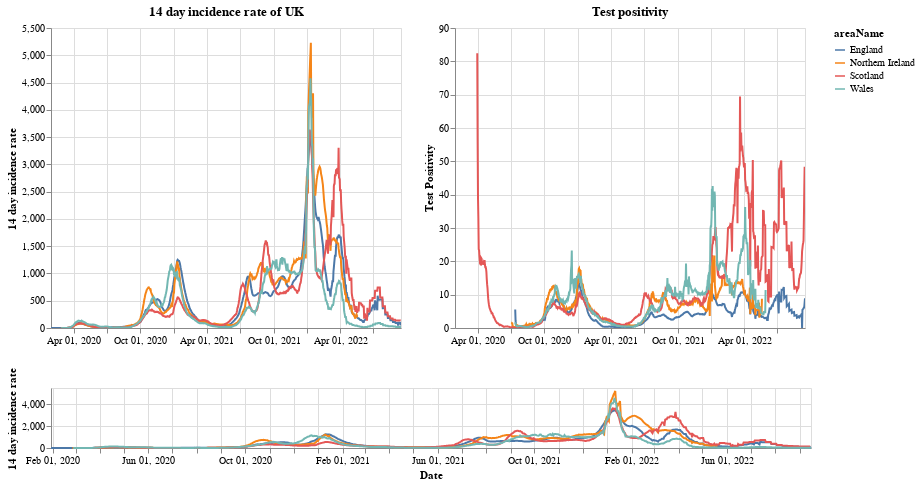

Write notebook code for a chart like this one.
### Markdown cell above
# Plots

First a plot with each country in the UK. The top right shows the positivity rate for (which is the percentage of registered tests which were positive) while the top left is the 14 day incidence rate. The bottom chart can be used to select the timeframe (does not work on a mobile device).

### Code cell
#collapse
brush = alt.selection(type='interval', name='DateBrush',encodings=['x'],fields=['Time'])
leg_selection = alt.selection_multi(fields=['areaName'], bind='legend')

base = alt.Chart(uk_cases).mark_line().encode(
    x=alt.X("yearmonthdate(date):T", axis=alt.Axis(title='Date')),
    y=alt.Y("twoWeeklyCasesRate:Q", axis=alt.Axis(title='14 day incidence rate')),
    tooltip=['areaName', 'date','twoWeeklyCasesRate', 'testPositivity'],
    color='areaName',
    opacity=alt.condition(leg_selection, alt.value(2), alt.value(0.1))
).add_selection(leg_selection).properties(width=350)

upper = base.encode(alt.X('yearmonthdate(date):T', axis=alt.Axis(title=''),
                         scale=alt.Scale(domain=brush))
                   ).properties(title=f'14 day incidence rate of UK')
upper_right = upper.encode(alt.Y('testPositivity:Q', axis=alt.Axis(title='Test Positivity'))).properties(title='Test positivity')
lower = base.properties(height=60, width = 760).add_selection(brush)

(upper | upper_right) & lower

### Figure 1 — Vega-Lite specification as saved in the notebook (floating-point values rounded to 4 significant figures; data arrays with more than 128 entries replaced by an {"elided": "..."} marker saying what was removed)
{"config": {"view": {"continuousWidth": 400, "continuousHeight": 300}}, "vconcat": [{"hconcat": [{"mark": "line", "encoding": {"color": {"type": "nominal", "field": "areaName"}, "opacity": {"condition": {"value": 2, "selection": "selector001"}, "value": 0.1}, "tooltip": [{"type": "nominal", "field": "areaName"}, {"type": "temporal", "field": "date"}, {"type": "quantitative", "field": "twoWeeklyCasesRate"}, {"type": "quantitative", "field": "testPositivity"}], "x": {"type": "temporal", "axis": {"title": ""}, "field": "date", "scale": {"domain": {"selection": "DateBrush"}}, "timeUnit": "yearmonthdate"}, "y": {"type": "quantitative", "axis": {"title": "14 day incidence rate"}, "field": "twoWeeklyCasesRate"}}, "selection": {"selector001": {"type": "multi", "fields": ["areaName"], "bind": "legend"}}, "title": "14 day incidence rate of UK", "width": 350}, {"mark": "line", "encoding": {"color": {"type": "nominal", "field": "areaName"}, "opacity": {"condition": {"value": 2, "selection": "selector001"}, "value": 0.1}, "tooltip": [{"type": "nominal", "field": "areaName"}, {"type": "temporal", "field": "date"}, {"type": "quantitative", "field": "twoWeeklyCasesRate"}, {"type": "quantitative", "field": "testPositivity"}], "x": {"type": "temporal", "axis": {"title": ""}, "field": "date", "scale": {"domain": {"selection": "DateBrush"}}, "timeUnit": "yearmonthdate"}, "y": {"type": "quantitative", "axis": {"title": "Test Positivity"}, "field": "testPositivity"}}, "selection": {"selector001": {"type": "multi", "fields": ["areaName"], "bind": "legend"}}, "title": "Test positivity", "width": 350}]}, {"mark": "line", "encoding": {"color": {"type": "nominal", "field": "areaName"}, "opacity": {"condition": {"value": 2, "selection": "selector001"}, "value": 0.1}, "tooltip": [{"type": "nominal", "field": "areaName"}, {"type": "temporal", "field": "date"}, {"type": "quantitative", "field": "twoWeeklyCasesRate"}, {"type": "quantitative", "field": "testPositivity"}], "x": {"type": "temporal", "axis": {"title": "Date"}, "field": "date", "timeUnit": "yearmonthdate"}, "y": {"type": "quantitative", "axis": {"title": "14 day incidence rate"}, "field": "twoWeeklyCasesRate"}}, "height": 60, "selection": {"selector001": {"type": "multi", "fields": ["areaName"], "bind": "legend"}, "DateBrush": {"type": "interval", "encodings": ["x"], "fields": ["Time"]}}, "width": 760}], "data": {"name": "data-9ac78a2cbaa57b0837cd0e2014df8617"}, "$schema": "https://vega.github.io/schema/vega-lite/v4.8.1.json", "datasets": {"data-9ac78a2cbaa57b0837cd0e2014df8617": {"elided": "3637 records"}}}
